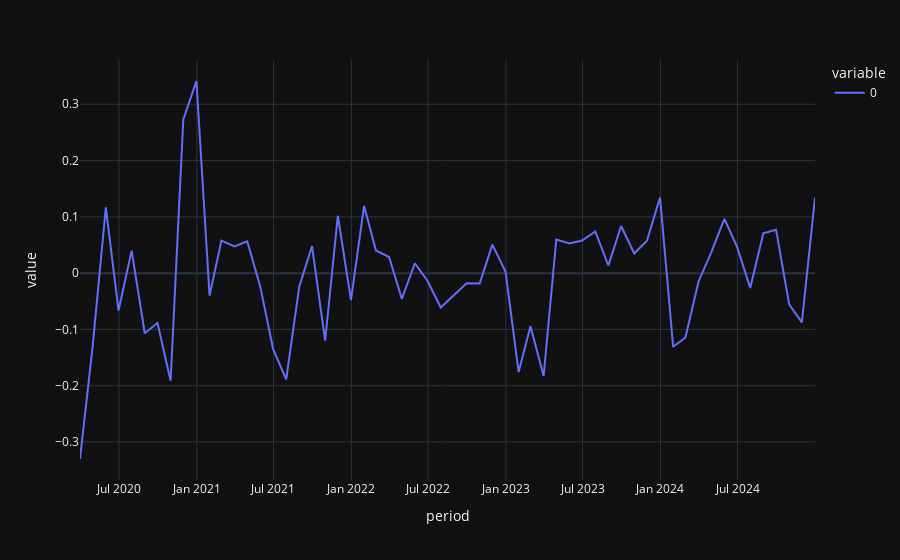

Here is the notebook cell this chart was saved with:
### Markdown cell above
##### Plot

### Code cell
residuals.plot()
